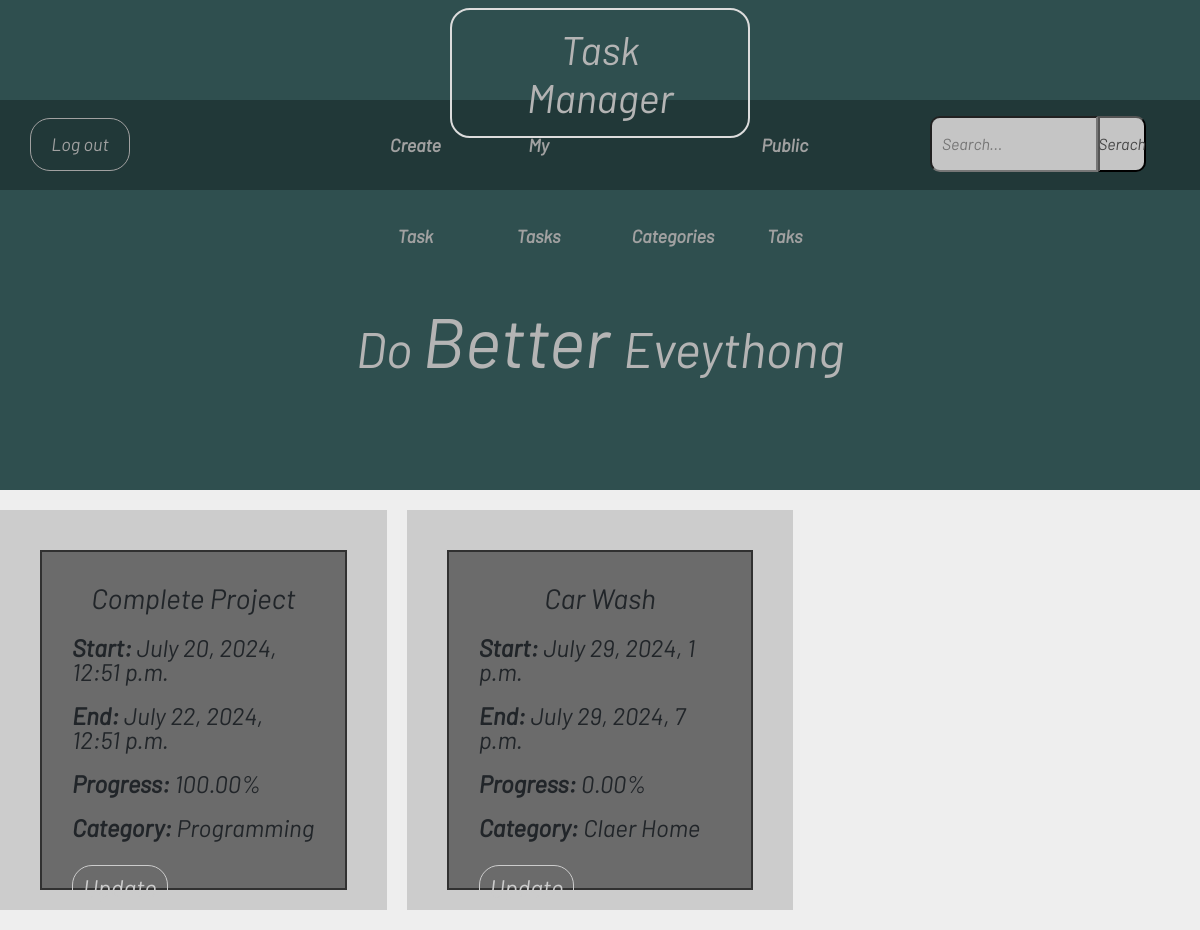
Screenshot of /tasks/show-all-tasks/ (signed in) with the database file from the repository.
### Tasks/models.py (models this page shows, shortened)
class Tasks(models.Model):
    name = models.CharField(max_length=50)
    start_date = models.DateTimeField()
    end_date = models.DateTimeField()
    progress = models.DecimalField(max_digits=5, decimal_places=2, validators=[validate_precentage])
    functor = models.ForeignKey(UserAccount, on_delete=models.CASCADE)
    category = models.ForeignKey('Category', on_delete=models.CASCADE)
    private = models.BooleanField(default=False)

class Category(models.Model):
    name = models.CharField(max_length=50)
    functor = models.ForeignKey(UserAccount, on_delete=models.CASCADE)
    def __str__(self) -> str:
        return self.name

### Tasks/views.py (the view)
# urls.py: path('show-all-tasks/', show_all_tasks_view, name='show-tasks'),
@login_required
def show_all_tasks_view(request):
    tasks = Tasks.objects.filter(functor = request.user)
    context = {'tasks': tasks}
    return render(request, 'Tasks/show-all-tasks.html', context)

### Tasks/templates/Tasks/show-all-tasks.html (shortened to what this page needs)
{% extends 'base.html' %}
{% load static %}
{% block styles %}
    <link rel="stylesheet" href="{% static 'Tasks/css/swipper_style.css' %}">
    <link rel="stylesheet" href="https://unpkg.com/swiper/swiper-bundle.min.css" />
{% endblock %}
{% block content %}
    <div class="swiper">
        <div class="swiper-wrapper">
            {% for task in tasks %}
                <div class="swiper-slide">
                    <div class="inner-swiper">
                        <h3 id="title">{{ task.name }}</h3>
                        <p class="show-detail"> <span>Start: </span> {{ task.start_date }} </p>
                        <p class="show-detail"> <span>End: </span> {{ task.end_date }} </p>
                        <p class="show-detail"> <span>Progress: </span> {{ task.progress }}% </p>
                        <p class="show-detail"> <span>Category: </span> {{ task.category }} </p>
                        <ul class="update-delete">
                            <li>
                                <a href="{% url 'update-task' task.id %}">Update</a>
                            </li>
                        </ul>
                    </div>
                </div>
            {% endfor %}
        </div>
    </div>
{% endblock %}

### Tasks/static/Tasks/css/swipper_style.css (style rules this page uses)
.swiper { height: 400px; margin: 20px 0; }
.swiper-slide { background-color: #ccc; display: flex; justify-content: center; align-items: center; font-size: 24px; }
.inner-swiper { margin: 40px 40px 30px 40px; background-color: rgb(107, 107, 107); height: 85%; border: 2px solid rgb(49, 49, 49); padding: 30px; }
#title { text-align: center; }
.show-detail { margin-top: 20px; }
.show-detail > span { font-weight: bold; }
.update-delete { margin-top: 25px; }
.update-delete > li { display: inline-block; list-style: none; margin-right: 30px; border: 1px solid rgb(204, 204, 204); padding: 10px; border-radius: 20px; }
.update-delete > li > a { text-decoration: none; color: rgb(204, 204, 204); }

### static/css/base_style.css (style rules this page uses)
body { font-family: 'Barlow-Italic'; overflow:hidden; background-color: rgb(238, 238, 238); }

### rows the page displays
Tasks: name "Complete Project", start_date "July 20, 2024, 12:51 p.m.", end_date "July 22, 2024, 12:51 p.m.", progress "100.00", category "Programming"
Tasks: name "Car Wash", start_date "July 29, 2024, 1 p.m.", end_date "July 29, 2024, 7 p.m.", progress "0.00", category "Claer Home"
